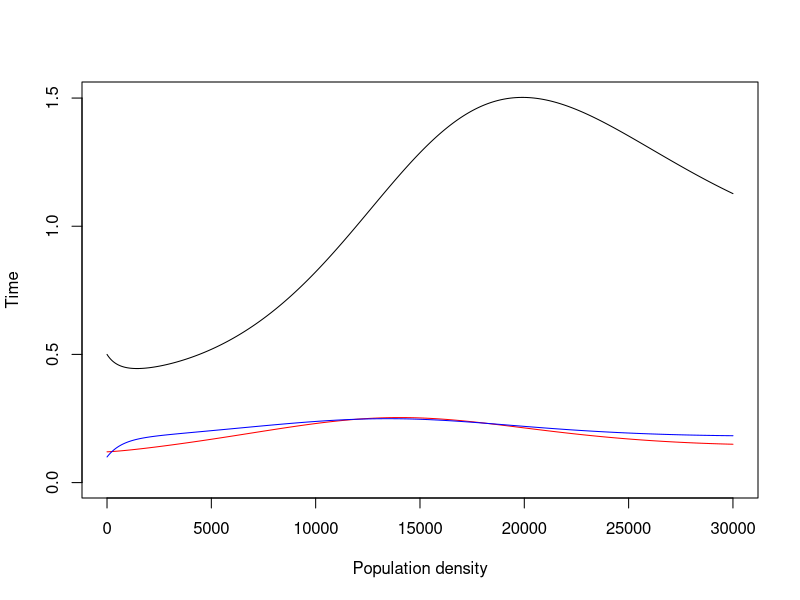

Here is the R script that generated this plot:
#=============================================================================
# R code to implement and explore an ODE for resource-consumer dynamics 
# between algae and photosynthetic diazotrophs. The model assumes that two
# Nitrogen pools are present: 1 in the water column that only algae consume, 
# and 1 that is internal to nitrogen-fixing diazotrophs. This second source
# can become available to algae when diazotrophs die. 
# 
# Eventually the demographic rates will become temperature dependent. 
#
# This version of the code is specifically for the consumer species 
# Synechococcus. There is an extra equation in the ODE system for the 
# light attenuation coefficient of this species because it adjusts this
# dynamically according to light levels. 
#=============================================================================
# load libraries
#=============================================================================
library(tidyverse)
library(deSolve)


#=============================================================================
# Define the population dynamics through the following function
# This model includes one consumers: Pn and Pf 
# 	Pn is a consumer of Nitrogen and light. 
#	Pf is a consumer of Nitrogen and light, but also fixes N. 
# This model includes one resource: R 
# 	R can be added at a constant rate. 
#	R is produced by the mortality of both Pn and Pf
#
# The growth rates of both species are determined by light intensity. 
# Light intensity is a function of depth, and decreases as densities of both
# species increase. The extra set of equations in the model definition 
# calculate a new average growth rate each time step based on these factors.  
#=============================================================================

agawin_mod = function(times,sp,parms){
	with( as.list(c(parms, sp )),
		{	
			##### Determine species-specific average growth rates as a function
			##### of resource availibility and light intensity (eqs. 7, 9-10)
			Iout = Iin *(exp( zM*(-Kbg - kN*Pn - ks*Pf) ) ) #eq 7 at zM
		
			#Average growth rate of Pn
			gn_ave = gmn * (R/(Mn+R))*( ( log(Hn+Iin) - log(Hn+Iout) ) / 
			(log(Iin)-log(Iout) ) )

			#Average growth rate of Pf
			gf_ave = (gmfn2 *Mf + gmfn03*R)/(Mf+R)*( ( log(Hf+Iin) - log(Hf+Iout) ) / 
			(log(Iin)-log(Iout)) )

			##### Consumer dynamics 
			#Algae (Eq 1) : 
			dPn = Pn * ( gn_ave - mn) 

			#N fixer (Eq 2): 
			dPf = Pf * ( gf_ave - mf )			 
			#New light attenutation coefficient for Synech (Eq. 13)
			dks = 3*(1.37-0.5*log(Iout)-ks)

			####Resource (N) (Eq 3): 
			dR = D*(Rin - R) - Qn*gn_ave*Pn - Pf*gf_ave*Qf + ef*Pf*gf_ave*Qf

	  	list( c(dPn,dPf,dR,dks) )
		})	

}  


#=============================================================================
# Set values of the population parameters
#=============================================================================
###From table 3
###Non-fixer (there are two of these, chlorella for now)
mn = 0.014 #mortality

#These terms are all for the growth rate gn_ave. 
gmn = 0.051 #Max gr
Mn = 0.08 #Half saturation constants 
Hn = 24.8

###Fixer
mf =0.014 #mortality

#These terms are all for the growth rates gfno3 and gfn2. There are two sets of
#these for high and low light: 
#Use the low light treatment for Synech.
gmfn03 = .084
gmfn2 =  0.060
#Half saturation constants 
#All of Hs and Ms are set to be equal by the authors. 
Hf = 56
Mf = 1
# Hfn2 = 70
# Hfno3 = 70
# Mfn2 = 1
# Mfno3 = 1 

###Resource
Qn = 0.012#cell quota of N
Qf = 0.092#cell quota of N

D = 0.014 #dilution rate in experiment. 
Iin = 20 #Light in, HL
Rin = 0.1 #These are the treatment levels of N input. 0, 0.1, 0.5, 8. 

###Parametes for light intensity calculation (eqs 7-10)
#Growth rate is spatially (i.e. depth) dependent. The average growth rates (eqs 4 - 6) for 
#each species are light dependent. Light intensity is dependent on population 
#densities, depth, and some physical parameters as described by equation 7.
# 
#The integral in eq. 8 could be implemented directly in this code. However, 
#the authors show that this integral can be solved analytically which leads to 
#equations 9-10. These equations only require the endpoints of light intensity: 
#i.e., the light at depth 0, and at the mixing depth z_M, at the bottom of the 
#container.
Kbg = 4.75 #Background turbidity. In a few cases this is 11
zM = 0.05 #mixing depth
kN = 4.86 #This is determined by eq 13 for Synechococcus
ef = 8 #

#Put these parameters all together in a list to pass to deSolve with the model
#definition. 
parms = list(
			mn = mn, gmn = gmn, Mn = Mn, Hn = Hn, 
			mf = mf, gmfn03 = gmfn03, gmfn2 = gmfn2, Hf = Hf, Mf = Mf,  
			Qn = Qn, Qf = Qf, D= D, Iin = Iin, Rin = Rin, Kbg = Kbg, zM = zM,
			kN = kN, ef=ef
		 )

#=============================================================================
# Run the model with initial conditions 
#=============================================================================
tend = 3000
delta1 = 0.1
times  = seq(from = 0, to = tend, by = delta1)
tl = length(times)
#Use ICs to help set the scenario. E.g., when Pn or Pf =0, 
#this is a monoculture experiment. Otherwise, use ICs from those reported in 
#Table 1
minit =  c(Pn = 0.5,Pf = 0.12, R = Rin, ks = 0.5)

#Run the model
agawin_out = ode(y=minit, times=times, func=agawin_mod, parms=parms)

#=============================================================================
# Plot
#=============================================================================
#Black is Pn (Synechococcus) 
#Red is Pf (Chlorella)
#Blue is R (N)

plot( agawin_out [,2], t="l", ylab = "Time", xlab = "Population density", 
	ylim = c(0, max(agawin_out[,2:4]) ) )
cuse = c("black","black","red","blue","green")
for ( n in 3:4) {
	lines (agawin_out[,n], col = cuse[n] )
}
